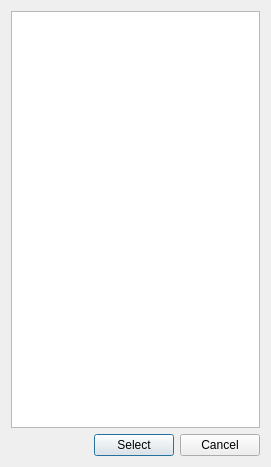
<?xml version="1.0" encoding="UTF-8"?>
<ui version="4.0">
 <class>SelectResDialog</class>
 <widget class="QDialog" name="SelectResDialog">
  <property name="geometry">
   <rect>
    <x>0</x>
    <y>0</y>
    <width>271</width>
    <height>467</height>
   </rect>
  </property>
  <property name="windowTitle">
   <string>Select tile</string>
  </property>
  <layout class="QVBoxLayout" name="verticalLayout">
   <item>
    <widget class="QListWidget" name="mListWidget"/>
   </item>
   <item>
    <layout class="QHBoxLayout" name="horizontalLayout">
     <item>
      <spacer name="horizontalSpacer">
       <property name="orientation">
        <enum>Qt::Horizontal</enum>
       </property>
       <property name="sizeHint" stdset="0">
        <size>
         <width>40</width>
         <height>20</height>
        </size>
       </property>
      </spacer>
     </item>
     <item>
      <widget class="QPushButton" name="mSelectBtn">
       <property name="text">
        <string>Select</string>
       </property>
      </widget>
     </item>
     <item>
      <widget class="QPushButton" name="mCancelBtn">
       <property name="text">
        <string>Cancel</string>
       </property>
      </widget>
     </item>
    </layout>
   </item>
  </layout>
 </widget>
 <resources/>
 <connections>
  <connection>
   <sender>mSelectBtn</sender>
   <signal>pressed()</signal>
   <receiver>SelectResDialog</receiver>
   <slot>accept()</slot>
   <hints>
    <hint type="sourcelabel">
     <x>394</x>
     <y>423</y>
    </hint>
    <hint type="destinationlabel">
     <x>302</x>
     <y>368</y>
    </hint>
   </hints>
  </connection>
  <connection>
   <sender>mCancelBtn</sender>
   <signal>pressed()</signal>
   <receiver>SelectResDialog</receiver>
   <slot>reject()</slot>
   <hints>
    <hint type="sourcelabel">
     <x>472</x>
     <y>423</y>
    </hint>
    <hint type="destinationlabel">
     <x>339</x>
     <y>368</y>
    </hint>
   </hints>
  </connection>
 </connections>
</ui>
